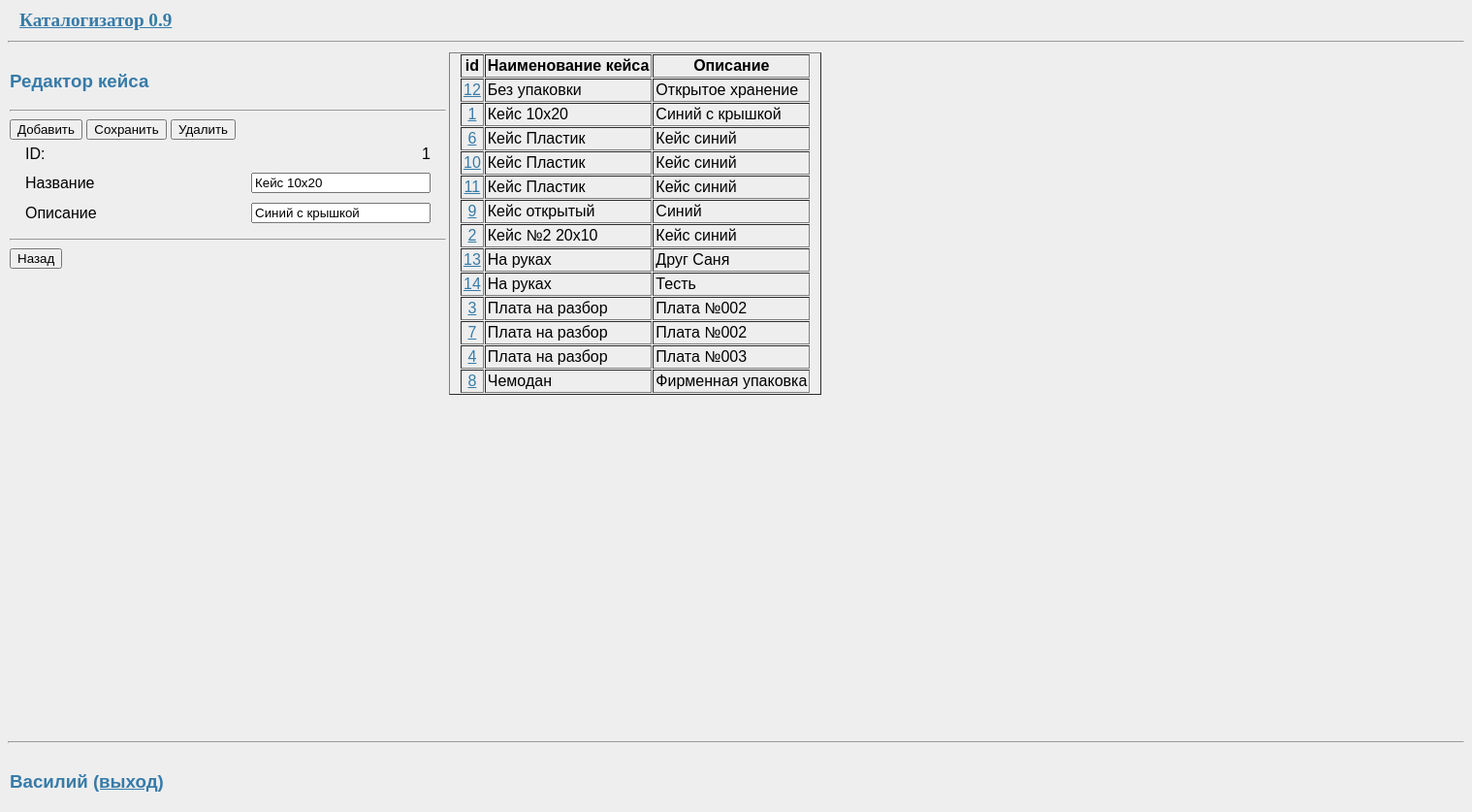
The app's page /edit/box/1 (signed in) with its own data.
### -temp/data/box.py (models this page shows, shortened)
class Box(SqlAlchemyBase, SerializerMixin):
    __tablename__ = 'box'
    STATUS_INITIAL = 1
    id = Column(Integer, primary_key=True)
    name = Column(String)
    param = Column(String)
    items = orm.relation("Items", back_populates='box')

### -temp/data/users.py (models this page shows, shortened)
class User(SqlAlchemyBase, UserMixin, SerializerMixin):
    __tablename__ = 'users'
    id = Column(Integer, primary_key=True, autoincrement=True)
    name = Column(String, nullable=True)
    fullname = Column(String, nullable=True)
    hashed_password = Column(String, nullable=True)
    created_date = Column(DateTime, default=dt.datetime.now)

### -temp/main.py (the view, shortened to what this page needs)
@app.route('/edit/box/<int:box_id>', methods=['GET', 'POST'])
@login_required
def editbox(box_id):
    box = AddBox(box_id)
    db_sess = db_session.create_session()
    spis = db_sess.query(Box).order_by(Box.name, Box.param).all()
    session['update_spis'] = True
    return render_template("addbox.html", form=box, items=spis)

### -temp/data/addbox.py
class AddBox(FlaskForm):
    name = StringField('Название', validators=[DataRequired()])
    param = StringField('Описание', validators=[DataRequired()])
    add_btn = SubmitField('Добавить')
    del_btn = SubmitField('Удалить')
    edit_btn = SubmitField('Сохранить')
    def __init__(self, box_id=0, *args, **kwargs):
        super(AddBox, self).__init__(*args, **kwargs)
        sess = db_session.create_session()
        obj = sess.query(Box).filter(Box.id == box_id).first()
        if obj:
            self.box_id = obj.id
            self.name.data = obj.name
            self.param.data = obj.param
        else:
            self.box_id = 0

### -temp/data/db_session.py (called while the page is built)
def create_session() -> Session:
    global __factory
    return __factory()

### -temp/main.py (called while the page is built)
@login_manager.user_loader
def load_user(user_id):
    db_sess = db_session.create_session()
    return db_sess.query(User).get(user_id)

@app.after_request
def after_request_callback( responce ):
    return responce

### -temp/templates/addbox.html (shortened to what this page needs)
{% extends "base.html" %}
{% block left_column %}
    <a align="left"><h3>Редактор кейса</h3></a>
    <form action="" method="post">
        <table border="0" cellpadding="4" cellspacing="2"  style="padding-left: 10px; padding-right: 10px">
            <tbody>
                <tr>
                    <td align="left">ID:</td>
                    <td align="right" style="width: 500px">{{ form.box_id|int }}</td>
                </tr>
                <tr>
                    <td align="left">{{ form.name.label }}</td>
                    <td align="right" style="width: 500px">{{ form.name }}</td>
                </tr>
                <tr>
                    <td align="left">{{ form.param.label }}</td>
                    <td align="right">{{ form.param }}</td>
                </tr>
                <tr> <hr>
                    <a>{{ form.add_btn(type="submit", class="btn btn-primary") }} </a>
                    {% if form.box_id > 0 %}
                        <a>{{ form.edit_btn(type="submit", class="btn btn-primary") }} </a>
                        <a>{{ form.del_btn(type="submit", class="btn btn-primary") }}</a>
                    {% endif %}
                </tr>
           </tbody>
        </table>
        <hr>
                    <a><input type="button" value="Назад" onclick="location.href = '/viewtable'" /> </a>
    </form>
{% endblock %}
{% block content %}
    <div class="col-md6 border rounded">
        <table border="1" cellpadding="2" cellspacing="1"  style="padding-left: 10px; padding-right: 10px">
            <tbody>
                <thead>
                    <tr>
                        <th scope="col">id</th>
                        <th scope="col">Наименование кейса</th>
                        <th scope="col">Описание</th>
                    </tr>
                </thead>
                {% for item in items %}
                <tr>
                    <td align="center">
                        <a class="navbar-brand" href="/edit/box/{{item.id}}">{{item.id}}</a>
                    </td>
                    <td>{{item.name}}</td>
                    <td>{{item.param}}</td>
                </tr>
                {% endfor %}
           </tbody>
        </table>
    </div>
{% endblock %}

### -temp/templates/base.html (shortened to what this page needs)
<!doctype html>
<html lang="en">
<body>
    <link rel= "stylesheet" type= "text/css" href= "/static/styles/style.css">
    <table border="0" cellpadding="1" cellspacing="1" style="width: 1300px">
        <tbody>
            <tr>
                <td style="width: 300px">
                    <h2>
                      <a class="btn btn-success" href="/about" style="padding-left: 10px; \
                            padding-right: 10px">Каталогизатор 0.9</a>
                    </h2>
                </td>
                <td>{% block header01 %}{% endblock %}</td>
                <td></td>
                <td>{% block header03 %}{% endblock %}</td>
                <td>{% block header04 %}{% endblock %}</td>
                <td>{% block header05 %}{% endblock %}</td>
                <td>{% block header06 %}{% endblock %}</td>
                <td>{% block header07 %}{% endblock %}</td>
            </tr>
        </tbody>
    </table>
    <hr>
    <table border="0" cellpadding="1" cellspacing="1" style="width: 1500px">
        <tbody>
            <tr>
                <td style="vertical-align: top; width: 450px">{% block left_column %}{% endblock %}</td>
                <td border="1" style="vertical-align: top">
                    <div style="height:700px; overflow-y: scroll;">
                        {% block content %}{% endblock %}
                    </div>
                </td>
            </tr>
        </tbody>
    </table>
    <hr>
    <table align="left" border="0" cellpadding="1" cellspacing="1" style="width: 500px">
        <tbody>
            <tr>
                <td style="width: 400px">{% block footer01 %}
                                        <h3>
                    {% if current_user.is_authenticated %}
                          <a>{{ current_user.fullname }}</a>
                          <a class="navbar-brand" href="/logout">(выход)</a>
                    </h3>
                    {% endif %}
                    {% endblock %}</td>
                <td>{% block footer02 %}{% endblock %}</td>
                <td>{% block footer03 %}{% endblock %}</td>
                <td style="width: 200px"></td>
            </tr>
        </tbody>
    </table>
</body>
</html>

### -temp/static/styles/style.css (style rules this page uses)
body { font-family: sans-serif; background: #eee; }
a, h1, h2 { color: #377ba8; }
h1, h2 { font-family: 'Georgia', serif; margin: 0; }
h2 { font-size: 1.2em; }

### records on screen
Box: name "Кейс 10х20", param "Синий с крышкой", id "1"
Box: id "12", name "Без упаковки", param "Открытое хранение"
Box: id "6", name "Кейс Пластик", param "Кейс синий"
Box: id "10", name "Кейс Пластик", param "Кейс синий"
Box: id "11", name "Кейс Пластик", param "Кейс синий"
Box: id "9", name "Кейс открытый", param "Синий"
Box: id "2", name "Кейс №2 20х10", param "Кейс синий"
Box: id "13", name "На руках", param "Друг Саня"
Box: id "14", name "На руках", param "Тесть"
Box: id "3", name "Плата на разбор", param "Плата №002"
Box: id "7", name "Плата на разбор", param "Плата №002"
Box: id "4", name "Плата на разбор", param "Плата №003"
Box: id "8", name "Чемодан", param "Фирменная упаковка"
User: fullname "Василий"
